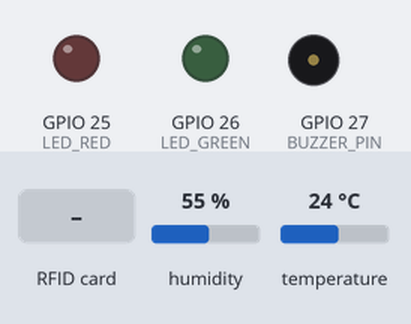
A sketch run on a simulated ESP32. On the bench: output pins drawn as LEDs (lit = HIGH), buzzer (waves = sounding, pin HIGH). The test bench sets the inputs (shaded band); at power-on: humidity 55 %, temperature 24 °C. WiFi joins after 1.5 s; servers stay silent unless stated; uploads are accepted with an empty reply; what the sketch prints to the serial monitor is not drawn.

Above: at 2.7 s.
2.8 s: RFID card 5E 7A 19 C4 held to the reader
At 3.18 s:
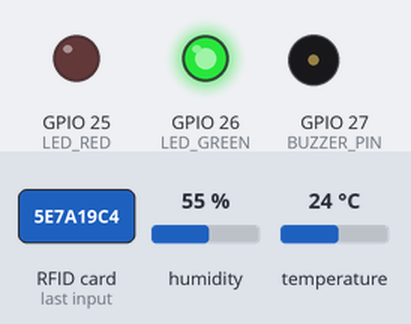
Timing chart, 0 to 5.8 s (numbered marks = the images above; inputs shaded):
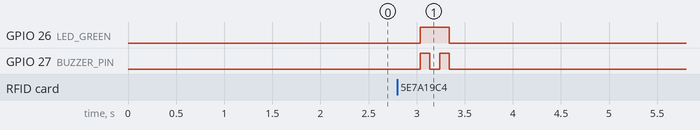

Measured:
- after the input at 2.8 s, GPIO 26 (LED_GREEN): LOW → HIGH after 0.24 s, → LOW 0.30 s later; GPIO 27 (BUZZER_PIN): alternates HIGH for 0.10 s and LOW for 0.10 s, 4 changes in all, then stays LOW, starting after 0.24 s

The sketch:

smart_school_iot.ino
```cpp
/*
  Smart School IoT
  ESP32 + RC522 RFID + DHT22
*/

#include <WiFi.h>
#include <HTTPClient.h>
#include <SPI.h>
#include <MFRC522.h>
#include "DHT.h"

#define SS_PIN 5
#define RST_PIN 22
#define DHT_PIN 4
#define DHT_TYPE DHT22
#define BUZZER_PIN 27
#define LED_GREEN 26
#define LED_RED 25

const char* WIFI_SSID = "IAP4";
const char* WIFI_PASSWORD = "123@Muhura";

// Replace 192.168.1.10 with the LAN IP of the computer running Flask.
const char* SERVER_URL = "http://192.168.1.10:5000";

MFRC522 rfid(SS_PIN, RST_PIN);
DHT dht(DHT_PIN, DHT_TYPE);

unsigned long lastTelemetry = 0;
const unsigned long TELEMETRY_INTERVAL = 10000;

void beep(int ms=120) {
  digitalWrite(BUZZER_PIN, HIGH);
  delay(ms);
  digitalWrite(BUZZER_PIN, LOW);
}

String uidToString() {
  String uid = "";
  for (byte i = 0; i < rfid.uid.size; i++) {
    if (rfid.uid.uidByte[i] < 0x10) uid += "0";
    uid += String(rfid.uid.uidByte[i], HEX);
  }
  uid.toUpperCase();
  return uid;
}

void connectWiFi() {
  WiFi.begin(WIFI_SSID, WIFI_PASSWORD);
  Serial.print("Connecting to Wi-Fi");
  int attempts = 0;
  while (WiFi.status() != WL_CONNECTED && attempts < 30) {
    delay(500);
    Serial.print(".");
    attempts++;
  }
  Serial.println();

  if (WiFi.status() == WL_CONNECTED) {
    Serial.print("Wi-Fi connected. ESP32 IP: ");
    Serial.println(WiFi.localIP());
  } else {
    Serial.println("Wi-Fi connection failed.");
  }
}

void sendAttendance(String uid) {
  if (WiFi.status() != WL_CONNECTED) return;

  HTTPClient http;
  String url = String(SERVER_URL) + "/api/attendance/scan";
  http.begin(url);
  http.addHeader("Content-Type", "application/json");

  String body = "{\"rfid_uid\":\"" + uid + "\"}";
  int code = http.POST(body);
  String response = http.getString();

  Serial.print("Attendance HTTP: ");
  Serial.println(code);
  Serial.println(response);

  if (code == 200) {
    digitalWrite(LED_GREEN, HIGH);
    beep(100);
    delay(100);
    beep(100);
    digitalWrite(LED_GREEN, LOW);
  } else {
    digitalWrite(LED_RED, HIGH);
    beep(500);
    digitalWrite(LED_RED, LOW);
  }
  http.end();
}

void sendTelemetry(float temperature, float humidity) {
  if (WiFi.status() != WL_CONNECTED) return;

  HTTPClient http;
  String url = String(SERVER_URL) + "/api/telemetry";
  http.begin(url);
  http.addHeader("Content-Type", "application/json");

  String body = "{\"temperature\":" + String(temperature, 2) +
                ",\"humidity\":" + String(humidity, 2) +
                ",\"device_id\":\"ESP32-CLASSROOM-01\"}";

  int code = http.POST(body);
  Serial.print("Telemetry HTTP: ");
  Serial.println(code);
  http.end();
}

void setup() {
  Serial.begin(115200);
  pinMode(BUZZER_PIN, OUTPUT);
  pinMode(LED_GREEN, OUTPUT);
  pinMode(LED_RED, OUTPUT);

  SPI.begin();
  rfid.PCD_Init();
  dht.begin();

  connectWiFi();

  Serial.println("Smart School IoT ready.");
  Serial.println("Scan an RFID card...");
}

void loop() {
  if (WiFi.status() != WL_CONNECTED) {
    connectWiFi();
  }

  // RFID
  if (rfid.PICC_IsNewCardPresent() && rfid.PICC_ReadCardSerial()) {
    String uid = uidToString();
    Serial.print("RFID UID: ");
    Serial.println(uid);
    sendAttendance(uid);

    rfid.PICC_HaltA();
    rfid.PCD_StopCrypto1();
  }

  // DHT22 telemetry
  if (millis() - lastTelemetry >= TELEMETRY_INTERVAL) {
    lastTelemetry = millis();

    float humidity = dht.readHumidity();
    float temperature = dht.readTemperature();

    if (!isnan(humidity) && !isnan(temperature)) {
      Serial.print("Temperature: ");
      Serial.print(temperature);
      Serial.print(" C, Humidity: ");
      Serial.print(humidity);
      Serial.println(" %");

      sendTelemetry(temperature, humidity);
    } else {
      Serial.println("DHT22 read failed.");
    }
  }

  delay(50);
}
```
